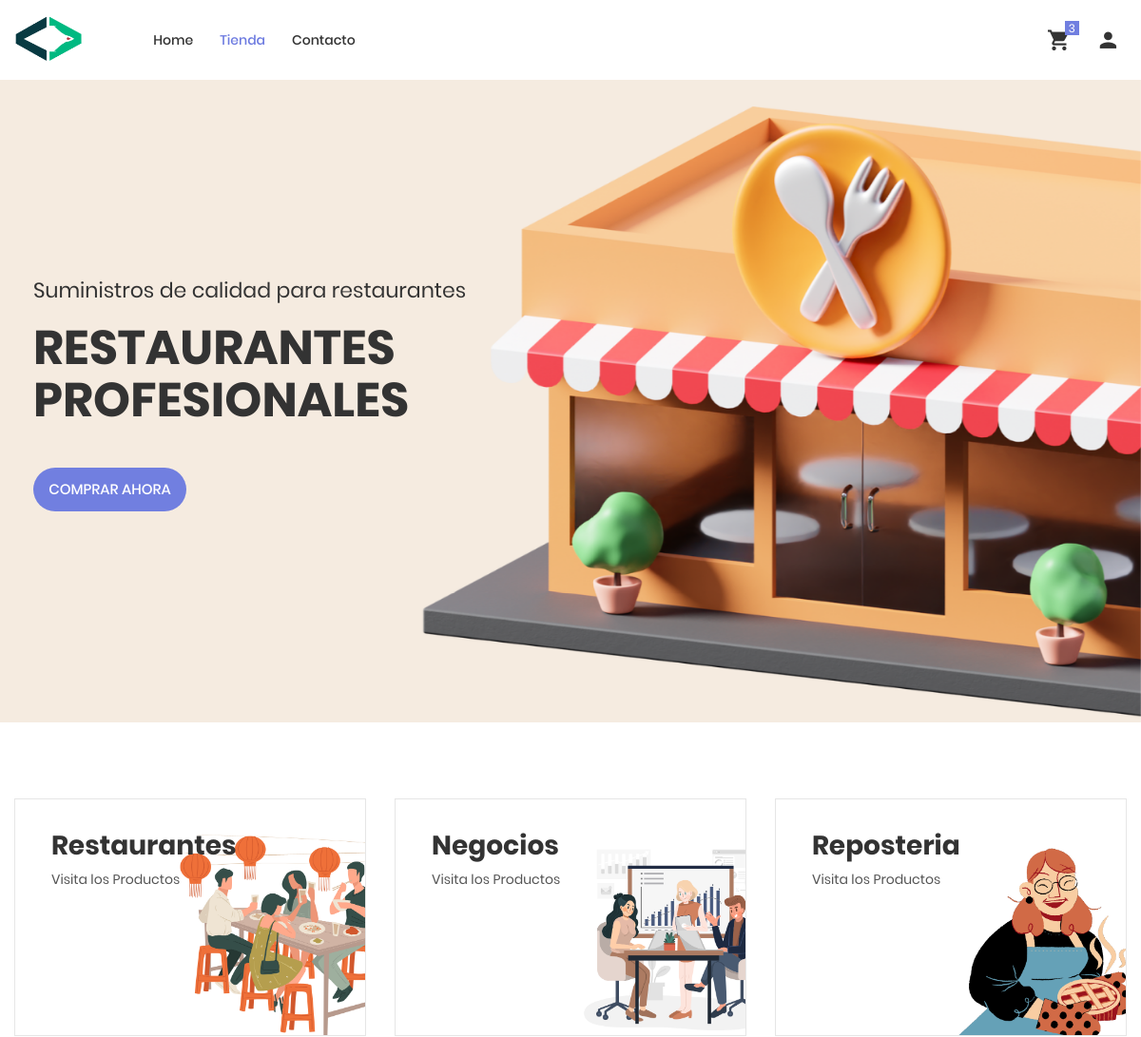
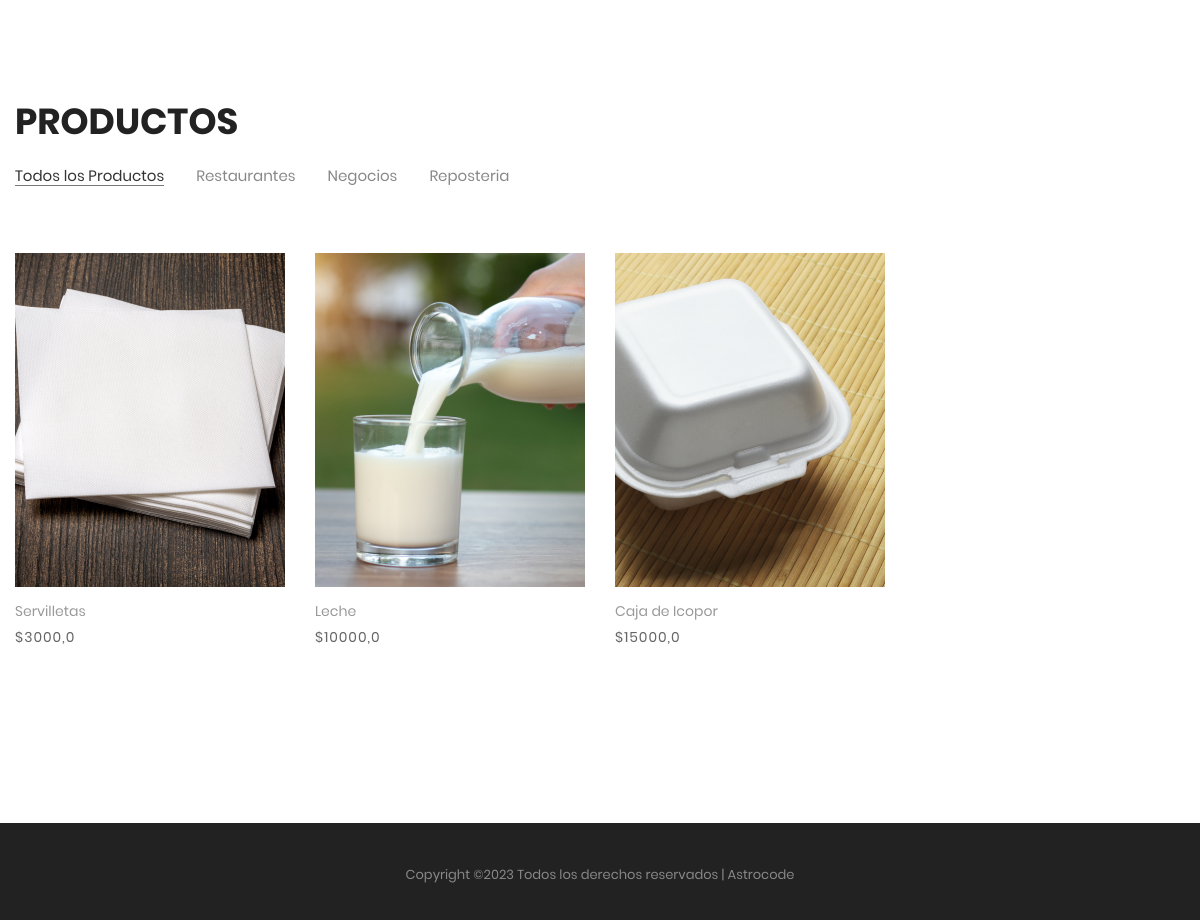
The app's page /shop/ (signed in) with its own data (2 pictures, top to bottom).
### Modulos/Inventario/models.py (models this page shows)
class Categorias(models.Model):
    codigoCategorias = models.PositiveIntegerField(blank=False, null=False, primary_key=True)
    nombreCategoria = models.CharField(max_length=50)
    imagenCategoria = models.ImageField(upload_to='Categorias/', null=True)

class Productos(models.Model):
    codigoProducto = models.PositiveIntegerField(blank=False, null=False, primary_key=True)
    nombreProducto = models.CharField(max_length=100)
    descripcionProducto = models.CharField(max_length=1000)
    precioUnidad = models.DecimalField(max_digits=10, decimal_places=1)
    stock = models.PositiveIntegerField()
    proveedor = models.ForeignKey(Proveedores, on_delete=models.CASCADE)
    categoria = models.ForeignKey(Categorias, on_delete=models.CASCADE, default="")
    imagen = models.ImageField(upload_to='Productos/', null=True)

### Modulos/Facturacion/views.py (the view)
# urls.py: path('shop/', views.shop),
def shop(request):
    listarCategorias = Categorias.objects.all()
    listarProductos = Productos.objects.all()
    cedula = request.session.get("Cedula")
    if cedula is None:
        listarCarrito = 0
        return redirect("/login/")
    else:
        listarCarrito = CarritoCompras.objects.filter(cliente=int(cedula))
        total_carrito = sum(item.precioTotal for item in listarCarrito)
    return render(request, "Eccomerce/shop.html", {'Categorias':listarCategorias, 'Productos':listarProductos, 'Carrito': listarCarrito, 'TotalCarrito': total_carrito})

### Modulos/Facturacion/templates/Eccomerce/shop.html (shortened to what this page needs)
{% load static %}
<!DOCTYPE html>
<html lang="en">
<head>
	<link rel="stylesheet" type="text/css" href="{% static 'assets/vendor-shop/bootstrap/css/bootstrap.min.css' %}">
	<link rel="stylesheet" href="https://cdnjs.cloudflare.com/ajax/libs/font-awesome/6.4.0/css/all.min.css" />
	<link rel="stylesheet" type="text/css" href="{% static 'assets/fonts/iconic/css/material-design-iconic-font.min.css' %}">
	<link rel="stylesheet" type="text/css" href="{% static 'assets/fonts/linearicons-v1.0.0/icon-font.min.css' %} ">
	<link rel="stylesheet" type="text/css" href="{% static 'assets/vendor-shop/animate/animate.css' %}">
	<link rel="stylesheet" type="text/css" href="{% static 'assets/vendor-shop/css-hamburgers/hamburgers.min.css' %}">
	<link rel="stylesheet" type="text/css" href="{% static 'assets/vendor-shop/animsition/css/animsition.min.css' %}">
	<link rel="stylesheet" type="text/css" href="{% static 'assets/vendor-shop/select2/select2.min.css' %}">
	<link rel="stylesheet" type="text/css" href="{% static 'assets/vendor-shop/daterangepicker/daterangepicker.css' %}">
	<link rel="stylesheet" type="text/css" href="{% static 'assets/vendor-shop/slick/slick.css' %}">
	<link rel="stylesheet" type="text/css" href="{% static 'assets/vendor-shop/MagnificPopup/magnific-popup.css' %}">
	<link rel="stylesheet" type="text/css" href="{% static 'assets/vendor-shop/perfect-scrollbar/perfect-scrollbar.css' %}">
	<link rel="stylesheet" type="text/css" href="{% static 'assets/css/eccomerce/util.css' %}">
	<link rel="stylesheet" type="text/css" href="{% static 'assets/css/eccomerce/main.css' %}">
</head>
<body class="animsition">
	<header>
			<div class="wrap-menu-desktop">
				<nav class="limiter-menu-desktop container">
					<a href="#" class="logo">
						<img src="{% static 'assets/images/Astrocode.png' %}" alt="IMG-LOGO">
					</a>
					<div class="menu-desktop">
						<ul class="main-menu">
							<li>
								<a href="/">Home</a>
							</li>
							<li class="active-menu">
								<a href="/shop/">Tienda</a>
							</li>
							<li>
								<a href="/contacto/">Contacto</a>
							</li>
						</ul>
					</div>
					<div class="wrap-icon-header flex-w flex-r-m">
						<div class="icon-header-item cl2 hov-cl1 trans-04 p-l-22 p-r-11 icon-header-noti js-show-cart" data-notify="{{Carrito|length}}">
							<i class="zmdi zmdi-shopping-cart"></i>
						</div>
						<a href="/perfilUsuarios/" class="dis-block icon-header-item cl2 hov-cl1 trans-04 p-l-22 p-r-11">
							<i class="zmdi zmdi-account"></i>
						</a>
					</div>
				</nav>
			</div>
	</header>
	<section class="section-slide">
		<div class="wrap-slick1">
			<div class="slick1">
				<div class="item-slick1" style="background-image: url(/static/assets/images/Restaurante.png);">
					<div class="container h-full" style="padding-left: 35px;">
						<div class="flex-col-l-m h-full p-t-100 p-b-30 respon5">
							<div class="layer-slick1 animated visible-false" data-appear="fadeInDown" data-delay="0">
								<span class="ltext-101 cl2 respon2" style="font-size: 22px;">
									Suministros de calidad para restaurantes
								</span>
							</div>
							<div class="layer-slick1 animated visible-false" data-appear="fadeInUp" data-delay="800">
								<h2 class="ltext-201 cl2 p-t-19 p-b-43 respon1" style="width: 500px; overflow-wrap: break-word; font-size: 50px; font-family: 'Poppins-Bold';">
									Restaurantes Profesionales
								</h2>
							</div>
							<div class="layer-slick1 animated visible-false" data-appear="zoomIn" data-delay="1600">
								<a href="#products" class="flex-c-m stext-101 cl0 size-101 bg1 bor1 hov-btn1 p-lr-15 trans-04">
									Comprar Ahora
								</a>
							</div>
						</div>
					</div>
				</div>
			</div>
		</div>
	</section>
	<div class="sec-banner bg0 p-t-80 p-b-50">
		<div class="container">
			<div class="row">
				{% for c in Categorias %}
					<div class="col-md-6 col-xl-4 p-b-30 m-lr-auto">
						<div class="block1 wrap-pic-w">
							<img src="{{ c.imagenCategoria.url }}" alt="IMG-BANNER">
							<a href="#products" class="block1-txt ab-t-l s-full flex-col-l-sb p-lr-38 p-tb-34 trans-03 respon3">
								<div class="block1-txt-child1 flex-col-l">
									<span class="block1-name ltext-102 trans-04 p-b-8">
										{{ c.nombreCategoria }}
									</span>
									<span class="block1-info stext-102 trans-04">
										Visita los Productos
									</span>
								</div>
							</a>
						</div>
					</div>
				{% endfor %}
			</div>
		</div>
	</div>
	<section class="bg0 p-t-23 p-b-140" id="products">
		<div class="container">
			<div class="p-b-10">
				<h3 class="ltext-103 cl5">
					Productos
				</h3>
			</div>
			<div class="flex-w flex-sb-m p-b-52">
				<div class="flex-w flex-l-m filter-tope-group m-tb-10">
					<button class="stext-106 cl6 hov1 bor3 trans-04 m-r-32 m-tb-5 how-active1" data-filter="*">
						Todos los Productos
					</button>
					{% for c in Categorias %}
						<button class="stext-106 cl6 hov1 bor3 trans-04 m-r-32 m-tb-5" data-filter=".{{c.nombreCategoria}}">
							{{c.nombreCategoria}}
						</button>
					{% endfor %}
				</div>
			</div>
			<div class="row isotope-grid">
				{% for p in Productos %}
					<div class="col-sm-6 col-md-4 col-lg-3 p-b-35 isotope-item {{ p.categoria.nombreCategoria }}">
						<div class="block2">
							<div class="block2-pic hov-img0">
								<img src="{{ p.imagen.url }}" alt="IMG-PRODUCT">
							</div>
							<div class="block2-txt flex-w flex-t p-t-14">
								<div class="block2-txt-child1 flex-col-l ">
									<a href="/detalleProducto/{{p.codigoProducto}}" class="stext-104 cl4 hov-cl1 trans-04 js-name-b2 p-b-6">
										{{p.nombreProducto}}
									</a>
									<span class="stext-105 cl3">
										${{p.precioUnidad}}
									</span>
								</div>
							</div>
						</div>
					</div>
				{% endfor %}
			</div>
		</div>
	</section>
	<footer class="bg3 p-b-32">
		<div class="container">
			<div class="p-t-40">
				<p class="stext-107 cl6 txt-center">
					Copyright &copy;<script>document.write(new Date().getFullYear());</script> Todos los derechos reservados | Astrocode</a>
				</p>
			</div>
		</div>
	</footer>
</body>
</html>

### procoldelvalle/static/assets/css/eccomerce/main.css (style rules this page uses)
.container { max-width: 1380px; }
@media (max-width: 1600px) { .container { max-width: 1200px; } }
.slick-slide { outline: none !important; }
.wrap-menu-desktop { position: fixed; z-index: 1100; background-color: transparent; width: 100%; height: 84px; top: 0px; left: 0px; background-color: #fff; -webkit-transition: height 0.3s, background-color 0.3s; -o-transition: height 0.3s, background-color 0.3s; -moz-transition: height 0.3s, background-color 0.3s; transition: height 0.3s, background-color 0.3s; }
.limiter-menu-desktop { height: 100%; display: -webkit-box; display: -webkit-flex; display: -moz-box; display: -ms-flexbox; display: flex; align-items: center; background-color: transparent; }
.logo { display: -webkit-box; display: -webkit-flex; display: -moz-box; display: -ms-flexbox; display: flex; align-items: center; height: 65%; margin-right: 55px; }
.logo img { max-width: 100%; max-height: 100%; }
.menu-desktop { display: -webkit-box; display: -webkit-flex; display: -moz-box; display: -ms-flexbox; display: flex; align-items: center; height: 100%; }
.main-menu { list-style-type: none; margin: 0; display: -webkit-box; display: -webkit-flex; display: -moz-box; display: -ms-flexbox; display: flex; align-items: center; }
.main-menu > li { display: block; position: relative; padding: 20px 10px 20px 0px; margin: 0px 4px 0px 14px; }
.main-menu > li > a { font-family: Poppins-Medium; font-size: 14px; color: #333; padding: 5px 0px; transition: all 0.4s; -webkit-transition: all 0.4s; -o-transition: all 0.4s; -moz-transition: all 0.4s; }
.wrap-icon-header { flex-grow: 1; }
.icon-header-item { position: relative; font-size: 26px; line-height: 1; cursor: pointer; }
.icon-header-noti::after { content: attr(data-notify); font-family: Poppins-Regular; font-size: 12px; color: #fff; line-height: 15px; text-align: center; display: block; position: absolute; top: -7px; right: 0; min-width: 15px; height: 15px; padding: 0 3px; background-color: #717fe0; }
.main-menu > li.active-menu > a { color: #6c7ae0; }
.wrap-slick1 { position: relative; }
.item-slick1 { height: calc(100vh - 40px); background-size: cover; background-repeat: no-repeat; background-position: center center; }
.block1 { position: relative; border: 1px solid #e6e6e6; }
.block1-txt { background-color: rgba(103,117,214,0.0); }
.block1-name { color: #333; }
.block1-info { color: #555; }
.block2-pic { position: relative; }
.block2-txt-child1 { width: calc(100% - 30px); }
.cl0 { color: #fff; }
.cl2 { color: #333; }
.cl3 { color: #666; }
.cl4 { color: #999; }
.cl5 { color: #222; }
.cl6 { color: #888; }
.stext-101 { font-family: Poppins-Medium; font-size: 15px; line-height: 1.466667; text-transform: uppercase; }
.stext-102 { font-family: Poppins-Regular; font-size: 14px; line-height: 1.7; }
.stext-104 { font-family: Poppins-Regular; font-size: 14px; line-height: 1.466667; }
.stext-105 { font-family: Poppins-Regular; font-size: 14px; line-height: 1.466667; letter-spacing: 1px; }
.stext-106 { font-family: Poppins-Regular; font-size: 15px; line-height: 1.2; }
.stext-107 { font-family: Poppins-Regular; font-size: 13px; line-height: 1.923; }
.ltext-101 { font-family: Poppins-Regular; font-size: 28px; line-height: 1.2857; }
.ltext-102 { font-family: Poppins-Bold; font-size: 28px; line-height: 1.1; }
.ltext-103 { font-family: Poppins-Bold; font-size: 36px; line-height: 1.1; text-transform: uppercase; }
.ltext-201 { font-family: PlayfairDisplay-Bold; font-size: 60px; line-height: 1.1; text-transform: uppercase; }
.size-101 { min-width: 161px; height: 46px; }
.bg0 { background-color: #fff; }
.bg1 { background-color: #717fe0; }
.bg3 { background-color: #222; }
.bor1 { border-radius: 23px; }
.bor3 { border-bottom: 1px solid transparent; }
.how-active1 { color: #333; border-color: #797979; }
.hov-img0 { display: block; overflow: hidden; }
.hov-img0 img { width: 100%; -webkit-transition: transform 0.9s ease; -o-transition: transform 0.9s ease; -moz-transition: transform 0.9s ease; transition: transform 0.9s ease; }

### records on screen
Categorias: imagenCategoria (picture), nombreCategoria "Restaurantes"
Categorias: imagenCategoria (picture), nombreCategoria "Negocios"
Categorias: imagenCategoria (picture), nombreCategoria "Reposteria"
Productos: imagen (picture), nombreProducto "Servilletas", precioUnidad "3000,0"
Productos: imagen (picture), nombreProducto "Leche", precioUnidad "10000,0"
Productos: imagen (picture), nombreProducto "Caja de Icopor", precioUnidad "15000,0"
